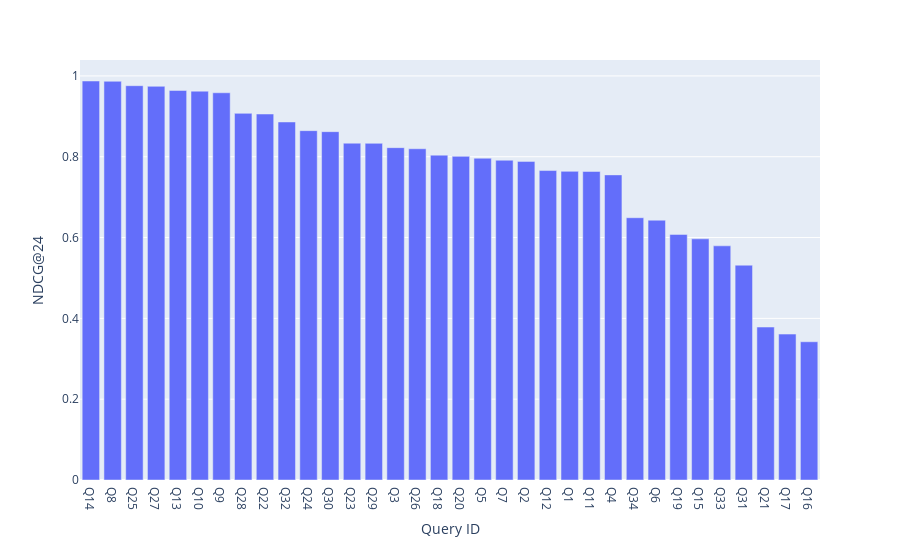

Notebook source saved alongside this figure:
### Markdown cell above
Podemos ver que os fatores de boost único mais interessantes, independente da base de dados, ficam entre 0,006 e 0,070. O fator de boost único que obteve melhor resultado foi 0,026, o qual obteve NDCG@24 médio de 77,24%.

Vejamos agora os resultados individuais das queries:

### Code cell
metrics_df_factor = metrics_df.query(
    "factor == '0.026'"
)

data_viz = metrics_df.query(
    "factor == '0.026'"
).sort_values(
    ["ndcg@24"], ascending=False
)

fig = px.bar(
    data_viz,
    x="query_id",
    y="ndcg@24",
    labels={
        "query_id": "Query ID",
        "ndcg@24": "NDCG@24",
    },
)
fig.show()

### Figure 1 — Plotly figure (JSON) as saved in the notebook; plotly's stock layout.template omitted (floating-point values rounded to 4 significant figures)
{"data": [{"alignmentgroup": "True", "hovertemplate": "Query ID=%{x}<br>NDCG@24=%{y}<extra></extra>", "legendgroup": "", "marker": {"color": "#636efa", "pattern": {"shape": ""}}, "name": "", "offsetgroup": "", "orientation": "v", "showlegend": false, "textposition": "auto", "type": "bar", "x": ["Q14", "Q8", "Q25", "Q27", "Q13", "Q10", "Q9", "Q28", "Q22", "Q32", "Q24", "Q30", "Q23", "Q29", "Q3", "Q26", "Q18", "Q20", "Q5", "Q7", "Q2", "Q12", "Q1", "Q11", "Q4", "Q34", "Q6", "Q19", "Q15", "Q33", "Q31", "Q21", "Q17", "Q16"], "xaxis": "x", "y": [0.9874, 0.9867, 0.9758, 0.9743, 0.964, 0.9623, 0.9583, 0.9073, 0.9057, 0.886, 0.8645, 0.862, 0.8336, 0.8332, 0.8224, 0.8198, 0.8039, 0.8009, 0.7963, 0.7914, 0.7885, 0.7658, 0.7638, 0.7635, 0.7551, 0.6491, 0.643, 0.6077, 0.5968, 0.5795, 0.5316, 0.3785, 0.3611, 0.3421], "yaxis": "y"}], "layout": {"barmode": "relative", "legend": {"tracegroupgap": 0}, "margin": {"t": 60}, "xaxis": {"anchor": "y", "domain": [0, 1], "title": {"text": "Query ID"}}, "yaxis": {"anchor": "x", "domain": [0, 1], "title": {"text": "NDCG@24"}}}}
